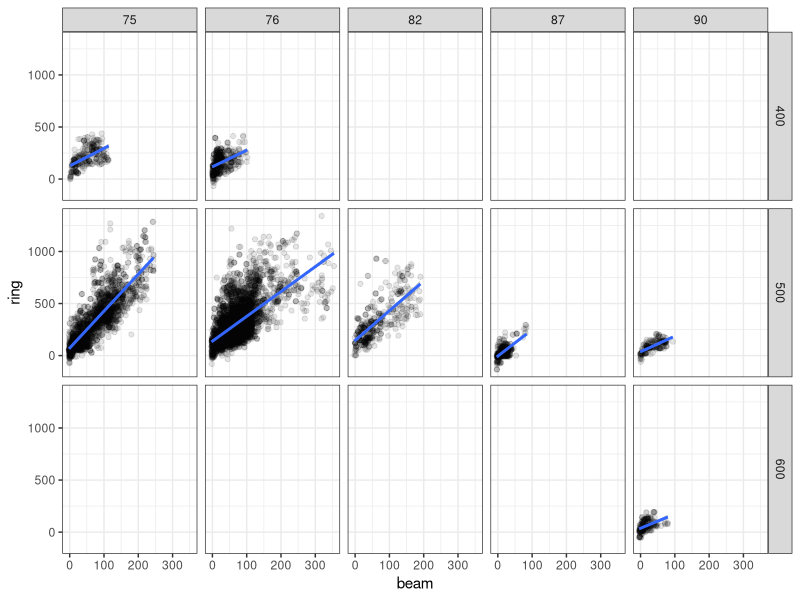
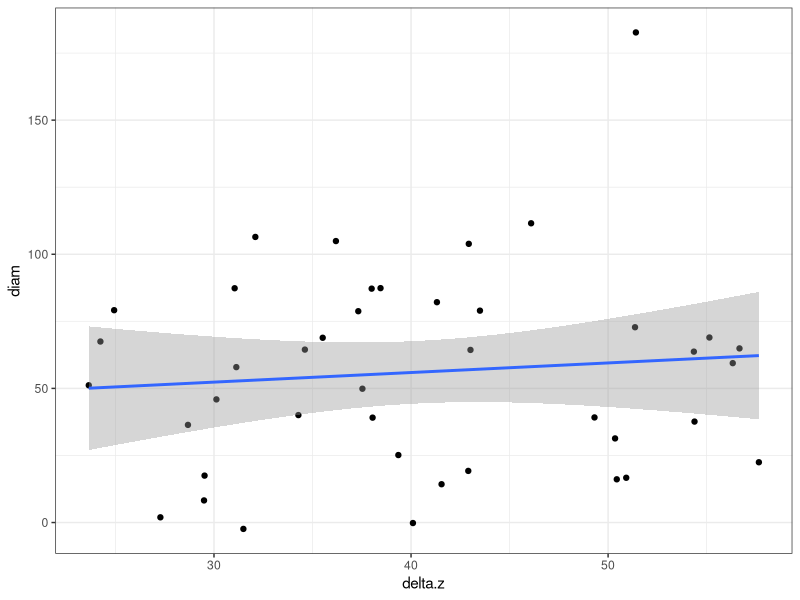

These figures' R source, in order: (Note: this script raises an error after producing the figures.)
# script to analyze dimensions of aggregations around FADs

# 0. Description  ----------------

# there are several objectives in this study:
# (1) Measure and correct atwarth distorsion of multibeam sonar
# (2) Compare horizontal and vertical diameters of aggregations
#     Is there any consistent pattern?
# (3) Correlate abunance with chatches


# The data we are using are:
#   horizontal sonar, 
#   vertical echosounder EK60 @ 120 kHz, and:
#   catches per species

# The sonar is a Simrad SN90? with 32 beams of 3.75º each
# According to Missund (1993), when measuring school sizes with sonar
# the alongship beam correction should be:
#   beam = AlongBeamSize - (1500*Pulso*1e-6)/2 
# and the atwarthship correction should be:
#   ring = AlongRingSize - 2*n*(2/3)*Rango*tan(3.75*pi/(2*180))
# where n is the number of beams occupied by the school
# and Rango is the approximate distance to the center of the school

# 1. Load libraries and input data --------------

library(dplyr)
library(tidyr)
library(ggplot2)
library(purrr)
library(broom)

# read data files:
# (1) dimensiones - sonar-based school diameters 
# (2) vert - echosounder-based school heights
# (3) lances - info about catches
# (4) acous - echosounder acoustic echointegration 

# (1) dimensiones -  sonar-based school diameters 
# done with Profos by Udane 
# It measures simultaneously longitudinal and transversal diameters of 
# the same aggregation around a FAD
# it contains multiple measures per set, so 
# needs to be summarised
dimensiones <- read.table(file = "datos/Dimensions-pp.txt", sep = "\t", 
                          header = T, dec = ".")  %>% 
  rename(distance = Diancia.del.Banco..m.)
str(dimensiones)

# Relevant variables:
# Self-explanatory: set, Date (mmddyyyy), Time (hhmm)
# Trans.tilt: transducer tilt angle (º) (0 for horizontal)
# AlongBeamSize: longitudinal measure of the school diameter (m)
# AlongRingSize: transversal measure of the school diameter (m)
# Dudoso: especially difficult or compromised diameter measures (1/0)
# Pulso: pulse duration (micro s)
# Rango: maximum detection range of the sonar (m)
# Frecuency: operating frequency of the sonar (kHz)
# distance: distance to the center of the school (m)


# (2) vert - echosounder-based school heights
# output of the lines drawn in Echoview by Iñaki
# indicating the approximate initial and final depth of each school
# as recorded by the vertical echosounder onboard the logistic boat
# It contains multiple depths per set, so 
# we have to summarise befor merging to other data
vert <- read.table("datos/profundidades.txt", header = T, sep = "\t")
str(vert)

# Relevant variables:
# set (id), Zsup, SD_Zsup, Zfin, SD_Zfin (m)

# (3) lances - info about catches
lances <- read.table("datos/Lances.txt", header = T, sep = "\t")
str(lances)  

# Relevant variables:
# Lance, Fecha, Hora
# Captura.Total, skj, bet, yft (t)

# (4) acous - echosounder acoustic echointegration 
# vertical acoustic density and NASC at 120 kHz
# it is 120 instead of 38 because the 38 failed at some point of the survey
# it is echointegrated between the ranges of the Echoview lines in "vert"
acous <- read.table("datos/Ecointegra120xlance.txt", header = T, sep = "\t")
acous <- acous[c(1,5:17, 21:23)]
acous <- acous[-c(5:9)]
str(acous)

# Relevant variables:
# Set, Date_M (yyyymmdd), Time_M (hh:mm:ss.ssss; factor)
# NASC, Sv_mean

## 1. Correction of the atwarth dimension  -----------------
# we measure the diameter of the aggregation along beam and along ring
# at complete round trajectories surroundng the FAD during purse seining ops.
# then we compare the corrected along-beam diameter estimations
# with the along-ring ones
# and try to estimate correction factors for the latter

summary(dimensiones)

# we apply Misund's corrections:
dimensiones <- dimensiones %>%
  mutate(n = case_when(
          Rango == 400 ~ 15, 
          Rango == 500 ~ 14, 
          Rango == 600 ~ 13
          ),
          beam = AlongBeamSize - (1500*Pulso*1e-6)/2, 
          ring = AlongRingSize - 2*n*(2/3)*distance*tan(3.75*pi/(2*180)))
dimensiones %>%
  filter(Dudoso != 1) %>%
  ggplot(aes(x = beam, y = ring)) +
  geom_point(alpha = 0.1) +
  geom_smooth(method = "lm") +
  theme_bw() +
  facet_grid(Rango ~ Frecuency)
  
modelo <- lm(data = dimensiones, beam ~ ring)
summary(modelo)

lmod <- function(x) lm(data = x, beam ~ AlongRingSize)

dim.l <- split(x = dimensiones, f = dimensiones$Frecuency)
mod.l <- map(.x = dim.l, .f = lmod)
map(.x = mod.l, .f = summary)
# significant*** correlation between along and atwarth diameters for all freqs 
# the best R2 for 75 kHz (61%) followed by 82 kHz (52%); the rest, well below 50% 
# Estimated correction for atwarth diameters
# corrected.atwarth.diam = 0.18*atwarth.diam - 14.5 m

dim.l2 <- split(x = dimensiones, f = dimensiones$Rango)
mod.l2 <- map(.x = dim.l2, .f = lmod)
map(.x = mod.l2, .f = summary)

# Check try the following idea: correct the atwarth diameter estimation with 
# the formula by Misund (1993). Then, see if it corrects completely
# according to the along beam estimation. If not, apply the result of 
# the linear regression obtained here.


## 2. Vertical vs horizontal diameters -------------------------
# we compare vert vs horiz to see whether there is a stable relationship between them

## 2.1 Summarise vertical diameters per set ---------
vert <- vert %>%
  mutate(delta.z = Zfin - Zsup) 
vert %>% summary()
vert %>% group_by(set) %>%
  summarise(mean(delta.z))

vert.sum <- vert %>% 
  mutate(delta.z = Zfin - Zsup, 
         sd.delta.z = SD_Zsup + SD_Zfin) %>%
  group_by(set) %>%
  summarise(delta.z = mean(delta.z, na.rm = T), 
            sd.z = mean(sd.delta.z, na.rm = T)) %>%
  mutate(cv.z = sd.z/delta.z)
summary(vert.sum$delta.z)

## 2.2 Summarise horizontal diameters per set -------
horiz.sum <- dimensiones %>%
  group_by(set) %>%
  summarise(diam = mean(beam, na.rm = T), 
            sd.diam = sd(beam, na.rm = T)) %>%
  mutate(cv.diam = sd.diam/diam)

## 2.3 Combine and compare vertical and horizontal info  --------------
geom <- merge(vert.sum, horiz.sum, by = "set", all = F)

geom %>%
  ggplot(aes(x = delta.z, y = diam)) +
  geom_point() +
  geom_smooth(method = "lm") +
  theme_bw()

# unfortunately (or fortunately) the diameter seems pretty constant
# independent from the vertical extension of the aggregation
# According to these data, for vertical extensions between 20 and 70 m
# in the Atlantic Ocean the average horizontal diameter would be constant = 50 m
# Unless we find a relationship with sv or nasc...


## 3. Predicting catches with only vertical data ----------------
lances.geom <- merge(geom, lances, by.x = "set", by.y = "Lance")

lances.geom <- merge(lances.geom, acous, by.x = "set", by.y = "Set")
lances.geom <- lances.geom[c(1:8, 10, 15:24, 27:32)] 


panel.cor <- function(x, y, digits=2, prefix="", cex.cor) 
{
  usr <- par("usr"); on.exit(par(usr)) 
  par(usr = c(0, 1, 0, 1)) 
  r <- abs(cor(x, y)) 
  txt <- format(c(r, 0.123456789), digits = digits)[1] 
  txt <- paste(prefix, txt, sep = "") 
  if (missing(cex.cor)) cex <- 0.8/strwidth(txt) 
  
  test <- cor.test(x,y) 
  # borrowed from printCoefmat
  Signif <- symnum(test$p.value, corr = FALSE, na = FALSE, 
                   cutpoints = c(0, 0.001, 0.01, 0.05, 0.1, 1),
                   symbols = c("***", "**", "*", ".", " ")) 
  
  text(0.5, 0.5, txt, cex = cex * r) 
  text(.8, .8, Signif, cex = cex, col = 2) 
}
x11()
pairs(lances.geom, lower.panel = panel.smooth, upper.panel = panel.cor)
# I don't see anything interesting
